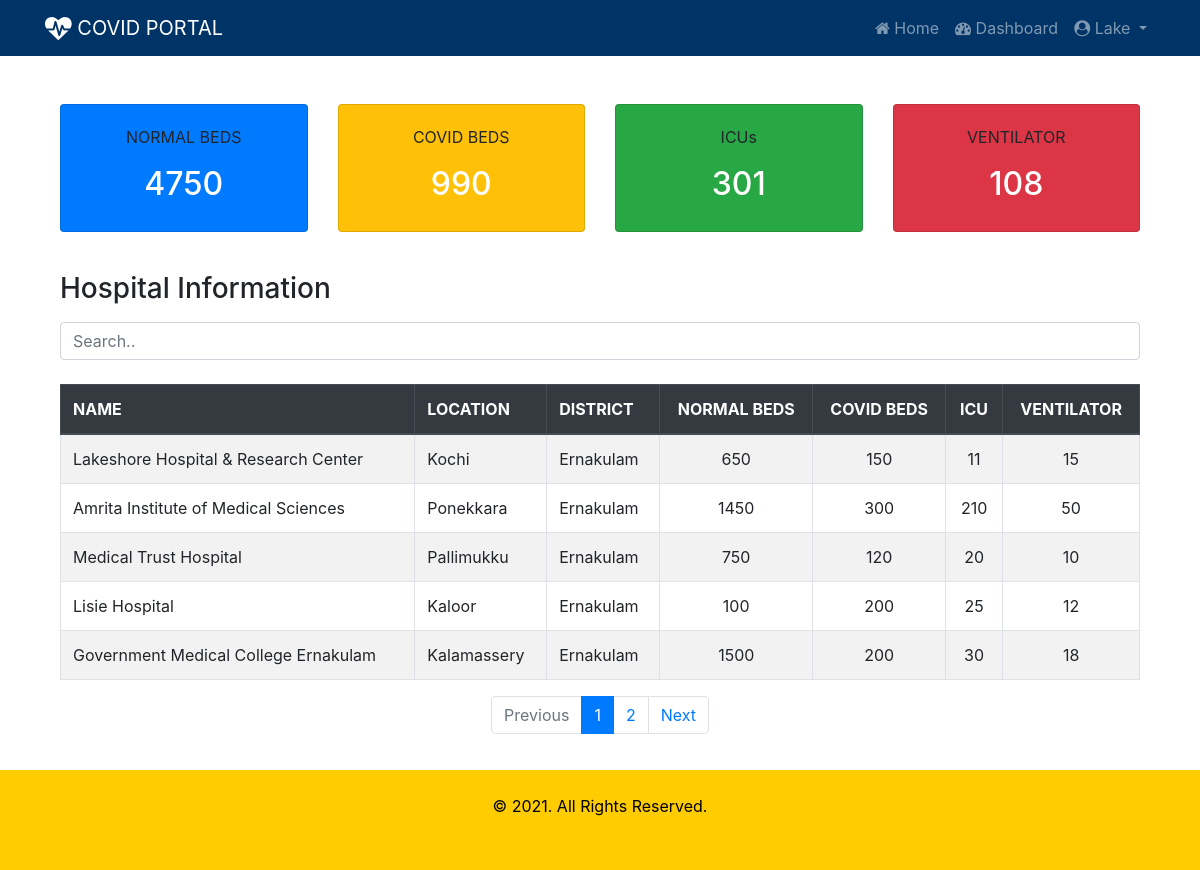
The page /beds/ (signed in) on the database its author committed.
### beds/models.py (models this page shows, shortened)
class Hospital(models.Model):
    sc = (
    ('gov', 'Government'),
    ('prv', 'Private')
    )
    name = models.CharField(max_length=50)
    location = models.CharField(max_length=50)
    district = models.CharField(max_length=2, choices=dt)
    phone = models.CharField(max_length=12)
    sector = models.CharField(max_length=3, choices=sc)
    covid_beds = models.IntegerField()
    normal_beds = models.IntegerField()
    icu_beds = models.IntegerField()
    ventilator = models.IntegerField()
    user = models.OneToOneField(User, on_delete=models.CASCADE, blank=True, null=True)

### beds/views.py (the view)
# urls.py: path('', views.index, name='index'),
def index(request):
    normal_beds = Hospital.objects.aggregate(total=Sum('normal_beds'))
    covid_beds = Hospital.objects.aggregate(total=Sum('covid_beds'))
    icu = Hospital.objects.aggregate(total=Sum('icu_beds'))
    ventilator = Hospital.objects.aggregate(total=Sum('ventilator'))
    page = request.GET.get('page', 1)
    hospital_list = Hospital.objects.all()
    paginator = Paginator(hospital_list, 5)
    try:
        hospitals = paginator.page(page)
    except PageNotAnInteger:
        hospitals = paginator.page(1)
    except EmptyPage:
        hospitals = paginator.page(paginator.num_pages)
    context = {
        'normal_beds': normal_beds,
        'covid_beds': covid_beds,
        'icu': icu,
        'ventilator': ventilator,
        'hospitals': hospitals
    }
    return render(request, 'beds/summary.html', context)

### beds/templates/beds/summary.html (shortened to what this page needs)
{% extends 'beds/index.html' %}
{% block content %}
<div class="container mt-4 pt-4 pb-4">
  <div class="card-deck">
    <div class="card bg-primary">
      <div class="card-body text-center">
        <p class="card-text">NORMAL BEDS</p>
        <h2 class="text-white">{{ normal_beds.total }}</h2>
      </div>
    </div>
    <div class="card bg-warning">
      <div class="card-body text-center">
        <p class="card-text">COVID BEDS</p>
        <h2 class="text-white">{{ covid_beds.total }}</h2>
      </div>
    </div>
    <div class="card bg-success">
      <div class="card-body text-center">
        <p class="card-text">ICUs</p>
        <h2 class="text-white">{{ icu.total }}</h2>
      </div>
    </div>
    <div class="card bg-danger">
      <div class="card-body text-center">
        <p class="card-text">VENTILATOR</p>
        <h2 class="text-white">{{ ventilator.total }}</h2>
      </div>
    </div>
  </div>
</div>
<div class="container mt-3">
  <h3 class="mb-3">Hospital Information</h3>
  <input class="form-control" id="myInput" type="text" placeholder="Search..">
  <br>
  <table class="table table-bordered table-striped table-hover">
    <thead class="thead-dark">
      <tr>
        <th>NAME</th>
        <th>LOCATION</th>
        <th>DISTRICT</th>
        <th class="text-center">NORMAL BEDS</th>
        <th class="text-center">COVID BEDS</th>
        <th class="text-center">ICU</th>
        <th class="text-center">VENTILATOR</th>
      </tr>
    </thead>
    <tbody id="myTable">
      {% for hospital in hospitals %}
        <tr>
          <td>{{ hospital.name }}</td>
          <td>{{ hospital.location}}</td>
          <td>{{ hospital.get_district_display}}</td>
          <td class="text-center">{{ hospital.normal_beds}}</td>
          <td class="text-center">{{ hospital.covid_beds}}</td>
          <td class="text-center">{{ hospital.icu_beds}}</td>
          <td class="text-center">{{ hospital.ventilator}}</td>
        </tr>
      {% endfor %}
    </tbody>
  </table>
  {% if hospitals.has_other_pages %}
  <nav aria-label="Pagination">
    <ul class="pagination justify-content-center">
      {% if hospitals.has_previous %}
        <li class="page-item"><a class="page-link" href="?page={{ hospitals.previous_page_number }}">Previous</a></li>
      {% else %}
        <li class="page-item disabled"><a class="page-link" href="#" tabindex="-1">Previous</a></li>
      {% endif %}
      {% for i in hospitals.paginator.page_range %}
        {% if hospitals.number == i %}
          <li class="page-item active"><a class="page-link" href="#"><span>{{ i }} <span class="sr-only">(current)</span></span></a></li>
        {% else %}
          <li class="page-item"><a class="page-link" href="?page={{ i }}">{{ i }}</a></li>
        {% endif %}
      {% endfor %}
      {% if hospitals.has_next %}
        <li class="page-item"><a class="page-link" href="?page={{ hospitals.next_page_number }}">Next</a></li>
      {% else %}
        <li class="page-item disabled"><a class="page-link" href="#">Next</a></li>
      {% endif %}
    </ul>
  </nav>
  {% endif %}
  <div style="height:120px;"></div>
</div>
{% endblock %}

### beds/templates/beds/index.html (shortened to what this page needs)
{% load static %}
<!DOCTYPE html>
<html lang="en">
<head>
  <link rel="stylesheet" href="https://cdnjs.cloudflare.com/ajax/libs/font-awesome/4.7.0/css/font-awesome.min.css">
  <link rel="stylesheet" href="https://maxcdn.bootstrapcdn.com/bootstrap/4.5.2/css/bootstrap.min.css">
  <link rel="stylesheet" href="{% static 'beds/css/style.css'%}">
</head>
<body>
<nav class="navbar navbar-expand-sm bg-navy navbar-dark">
  <div class="container">
    <a class="navbar-brand" href="#"><i class="fa fa-heartbeat fa-lg"></i> COVID PORTAL</a>
    {% if user.is_authenticated %}
      <ul class="navbar-nav">
        <li class="nav-item">
          <a class="nav-link" href="{% url 'index' %}"><i class="fa fa-home"></i> Home </a>
        </li>
        <li class="nav-item">
          <a class="nav-link" href="{% url 'dashboard' %}"><i class="fa fa-dashboard"></i> Dashboard </a>
        </li>
       <li class="nav-item dropdown">
         <a class="nav-link dropdown-toggle" href="#" id="navbardrop" data-toggle="dropdown">
           <i class="fa fa-user-circle"></i> {{ user.username }}
         </a>
       </li>
      </ul>
    {% endif %}
  </div>
</nav>
<div class="container">
  {% block content %}
  {% endblock %}
</div>
<footer class="footer" style="position:fixed; bottom:0; width:100%;">
  <div class="container-fluid p-4" >
    <p class="text-center"> &copy; 2021. All Rights Reserved.</p>
  </div>
</footer>
</body>
</html>

### beds/static/beds/css/style.css (style rules this page uses)
.bg-navy { background-color: #003366; color: white; }
.footer { background-color: #ffcc00; color: black; height: 100px; }

### rows shown on the page
Hospital: name "Lakeshore Hospital & Research Center", location "Kochi", district "Ernakulam", normal_beds "650", covid_beds "150", icu_beds "11", ventilator "15"
Hospital: name "Amrita Institute of Medical Sciences", location "Ponekkara", district "Ernakulam", normal_beds "1450", covid_beds "300", icu_beds "210", ventilator "50"
Hospital: name "Medical Trust Hospital", location "Pallimukku", district "Ernakulam", normal_beds "750", covid_beds "120", icu_beds "20", ventilator "10"
Hospital: name "Lisie Hospital", location "Kaloor", district "Ernakulam", normal_beds "100", covid_beds "200", icu_beds "25", ventilator "12"
Hospital: name "Government Medical College Ernakulam", location "Kalamassery", district "Ernakulam", normal_beds "1500", covid_beds "200", icu_beds "30", ventilator "18"

### other values the page prints
{{ user.username }} "Lake"
{{ normal_beds.total }} "4750"
{{ covid_beds.total }} "990"
{{ icu.total }} "301"
{{ ventilator.total }} "108"
{{ i }} "1"
{{ i }} "2"
